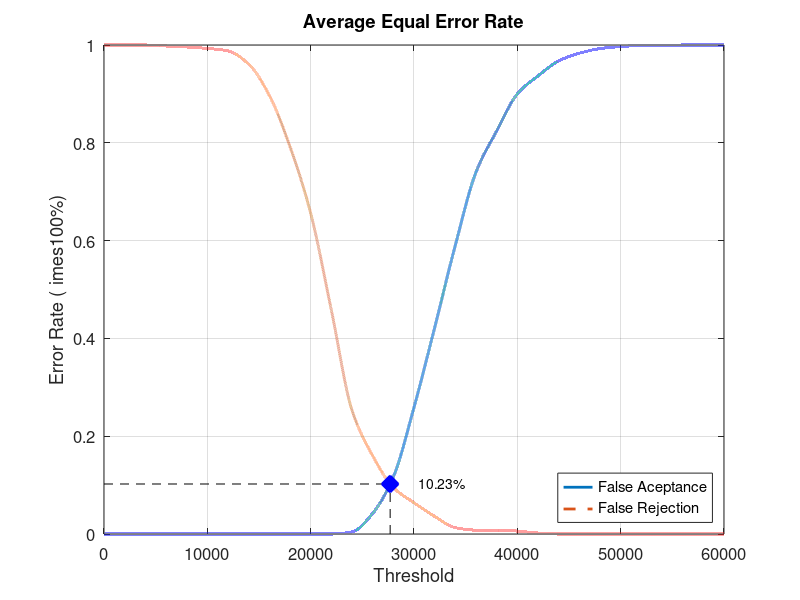
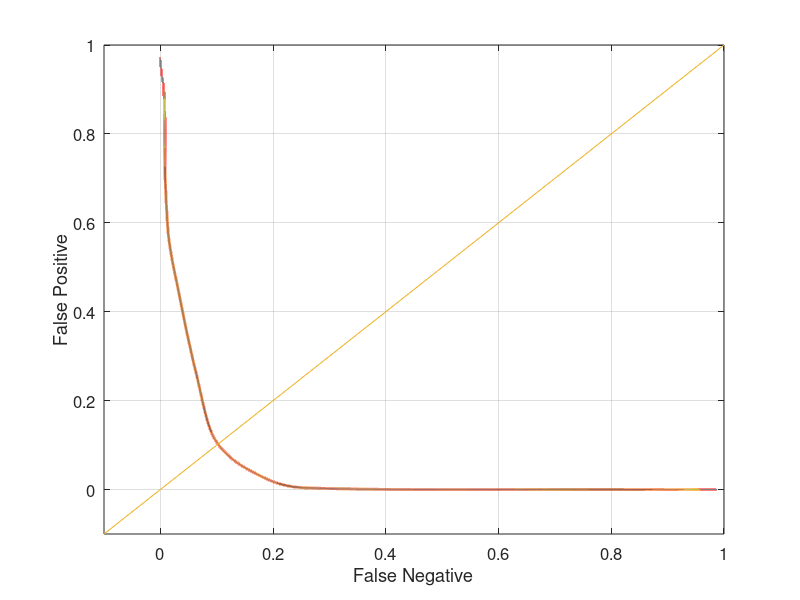

Source code (MATLAB) for these figures, in order:
close all;
clear;
clc;
x = 0:2000:60000;
xq = 0:0.5:60000;

y0 = [0 0 0 0 0 0 0 0 0 0 0 0 0.00421053 0.0421053 0.116842 0.258947 0.422105 0.590526 0.74 0.82421 0.9 0.936842 0.967368 0.983158 0.992632 0.996842 0.998947 0.998947 1 1 1]
yy0 = interp1(x, y0, xq, 'pchip');
y1 = [1 1 1 0.998 0.996 0.993 0.988 0.961 0.897 0.792 0.656 0.458 0.253 0.16 0.095 0.064 0.036 0.013 0.008 0.008 0.006 0.002 0 0 0 0 0 0 0 0 0]
yy1 = interp1(x, y1, xq, 'pchip');

% Calculating EER: 
y2 = abs(y0 - y1);
find(y2 == min(y2))
yy2 = abs(yy0 - yy1);
xEER = find(yy2 == min(yy2));
xEERIndex = xq(xEER) % X-axis EER
yEER = yy0(xEER) % Y-axis EER

main = figure
plot(xq, yy0,'-','LineWidth', 2);	hold on
plot(xq, yy1,'--','LineWidth', 2);	hold on
plot([xEERIndex xEERIndex], [0 yEER], 'k--');	hold on
plot([0 xEERIndex], [yEER yEER], 'k--');	hold on
plot(xEERIndex, yEER, 'bx', 'LineWidth', 10);	hold on
text(xEERIndex + 10 * xEERIndex / 100, yEER, [num2str(round((10000 * yEER)) / 100) '%'])
legend('False Aceptance', 'False Rejection', 'Location', 'SouthEast')
xlabel('Threshold')
ylabel('Error Rate (	imes100%)')
title('Average Equal Error Rate')
set(gca, 'FontSize', 12)
axis([0 60000 0 1])
grid on

print(main, 'Database4AverageMain', '-dpng');
FNRxFPR = figure('Color', [1 1 1]);
plot(yy1, yy0, '-', yy1, yy0, 'LineWidth', 2);
hold on
y = -0.1:0.1:1
plot(y, y); 
set(gca, 'FontSize', 12)
xlabel('False Negative')
ylabel('False Positive')
axis([-0.1 1 -0.1 1])
set(gca, 'FontSize', 12)
grid on

print(FNRxFPR, 'Database4AverageFNRxFPR','-dpng');
